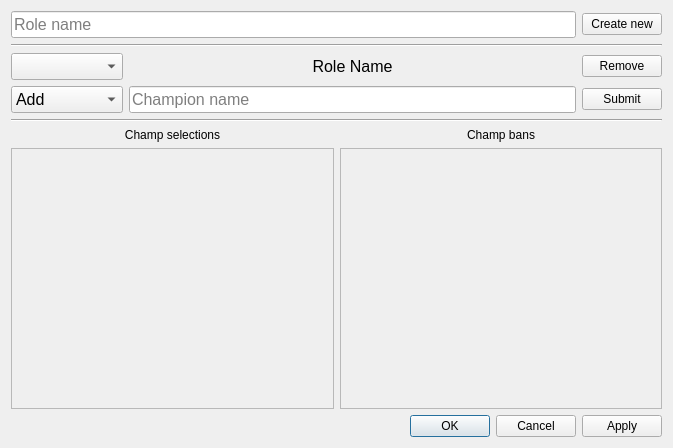
<?xml version="1.0" encoding="UTF-8"?>
<ui version="4.0">
 <class>Settings</class>
 <widget class="QDialog" name="Settings">
  <property name="geometry">
   <rect>
    <x>0</x>
    <y>0</y>
    <width>673</width>
    <height>448</height>
   </rect>
  </property>
  <property name="windowTitle">
   <string>Dialog</string>
  </property>
  <layout class="QVBoxLayout" name="verticalLayout_5">
   <item>
    <widget class="QStackedWidget" name="stackedWidget">
     <property name="currentIndex">
      <number>0</number>
     </property>
     <widget class="QWidget" name="page_3">
      <layout class="QVBoxLayout" name="verticalLayout_3">
       <property name="leftMargin">
        <number>0</number>
       </property>
       <property name="topMargin">
        <number>0</number>
       </property>
       <property name="rightMargin">
        <number>0</number>
       </property>
       <property name="bottomMargin">
        <number>0</number>
       </property>
       <item>
        <layout class="QVBoxLayout" name="verticalLayout_2">
         <item>
          <layout class="QHBoxLayout" name="horizontalLayout_2" stretch="4,0">
           <item>
            <widget class="QLineEdit" name="profileName">
             <property name="font">
              <font>
               <family>Arial</family>
               <pointsize>12</pointsize>
              </font>
             </property>
             <property name="placeholderText">
              <string>Role name</string>
             </property>
            </widget>
           </item>
           <item>
            <widget class="QPushButton" name="newProfile">
             <property name="text">
              <string>Create new</string>
             </property>
            </widget>
           </item>
          </layout>
         </item>
         <item>
          <widget class="Line" name="line">
           <property name="orientation">
            <enum>Qt::Horizontal</enum>
           </property>
          </widget>
         </item>
         <item>
          <widget class="QWidget" name="removeWidget" native="true">
           <layout class="QVBoxLayout" name="verticalLayout">
            <property name="leftMargin">
             <number>0</number>
            </property>
            <property name="topMargin">
             <number>0</number>
            </property>
            <property name="rightMargin">
             <number>0</number>
            </property>
            <property name="bottomMargin">
             <number>0</number>
            </property>
            <item>
             <layout class="QHBoxLayout" name="removeLayout" stretch="1,4,0">
              <item>
               <widget class="QComboBox" name="profileBox">
                <property name="maximumSize">
                 <size>
                  <width>250</width>
                  <height>16777215</height>
                 </size>
                </property>
                <property name="baseSize">
                 <size>
                  <width>0</width>
                  <height>0</height>
                 </size>
                </property>
                <property name="font">
                 <font>
                  <family>Arial</family>
                  <pointsize>12</pointsize>
                 </font>
                </property>
                <property name="maxVisibleItems">
                 <number>10</number>
                </property>
                <property name="sizeAdjustPolicy">
                 <enum>QComboBox::AdjustToContents</enum>
                </property>
                <property name="placeholderText">
                 <string>Role</string>
                </property>
               </widget>
              </item>
              <item>
               <widget class="QLabel" name="profileLabel">
                <property name="font">
                 <font>
                  <family>Arial</family>
                  <pointsize>12</pointsize>
                 </font>
                </property>
                <property name="styleSheet">
                 <string notr="true">QLabel{
	background-color: rgba(255, 255, 255, 20%);
	border-radius: 3px;;
    border: 1px solid #2ee6e6;
	padding-left: 5px;
};
    </string>
                </property>
                <property name="text">
                 <string>Role Name</string>
                </property>
                <property name="alignment">
                 <set>Qt::AlignCenter</set>
                </property>
                <property name="margin">
                 <number>5</number>
                </property>
               </widget>
              </item>
              <item>
               <widget class="QPushButton" name="removeRole">
                <property name="text">
                 <string>Remove</string>
                </property>
               </widget>
              </item>
             </layout>
            </item>
           </layout>
          </widget>
         </item>
         <item>
          <layout class="QHBoxLayout" name="horizontalLayout" stretch="1,4,0">
           <item>
            <widget class="QComboBox" name="comboBox">
             <property name="font">
              <font>
               <family>Arial</family>
               <pointsize>12</pointsize>
              </font>
             </property>
             <item>
              <property name="text">
               <string>Add</string>
              </property>
             </item>
             <item>
              <property name="text">
               <string>Ban</string>
              </property>
             </item>
            </widget>
           </item>
           <item>
            <widget class="QLineEdit" name="name">
             <property name="font">
              <font>
               <family>Arial</family>
               <pointsize>12</pointsize>
              </font>
             </property>
             <property name="placeholderText">
              <string>Champion name</string>
             </property>
            </widget>
           </item>
           <item>
            <widget class="QPushButton" name="Add">
             <property name="text">
              <string>Submit</string>
             </property>
            </widget>
           </item>
          </layout>
         </item>
         <item>
          <widget class="Line" name="line_2">
           <property name="orientation">
            <enum>Qt::Horizontal</enum>
           </property>
          </widget>
         </item>
         <item>
          <layout class="QHBoxLayout" name="horizontalLayout_6">
           <item>
            <widget class="QLabel" name="label_2">
             <property name="text">
              <string>Champ selections</string>
             </property>
             <property name="alignment">
              <set>Qt::AlignCenter</set>
             </property>
            </widget>
           </item>
           <item>
            <widget class="QLabel" name="label_3">
             <property name="text">
              <string>Champ bans</string>
             </property>
             <property name="alignment">
              <set>Qt::AlignCenter</set>
             </property>
            </widget>
           </item>
          </layout>
         </item>
         <item>
          <layout class="QHBoxLayout" name="horizontalLayout_4">
           <item>
            <widget class="QScrollArea" name="scrollArea">
             <property name="widgetResizable">
              <bool>true</bool>
             </property>
             <widget class="QWidget" name="scrollAreaWidgetContents">
              <property name="geometry">
               <rect>
                <x>0</x>
                <y>0</y>
                <width>321</width>
                <height>247</height>
               </rect>
              </property>
              <layout class="QVBoxLayout" name="verticalLayout_4">
               <item>
                <layout class="QVBoxLayout" name="champList"/>
               </item>
               <item>
                <spacer name="verticalSpacer">
                 <property name="orientation">
                  <enum>Qt::Vertical</enum>
                 </property>
                 <property name="sizeHint" stdset="0">
                  <size>
                   <width>20</width>
                   <height>47</height>
                  </size>
                 </property>
                </spacer>
               </item>
              </layout>
             </widget>
            </widget>
           </item>
           <item>
            <widget class="QScrollArea" name="scrollArea_2">
             <property name="widgetResizable">
              <bool>true</bool>
             </property>
             <widget class="QWidget" name="scrollAreaWidgetContents_5">
              <property name="geometry">
               <rect>
                <x>0</x>
                <y>0</y>
                <width>320</width>
                <height>247</height>
               </rect>
              </property>
              <layout class="QVBoxLayout" name="verticalLayout_10">
               <item>
                <layout class="QVBoxLayout" name="banChampList"/>
               </item>
               <item>
                <spacer name="verticalSpacer_5">
                 <property name="orientation">
                  <enum>Qt::Vertical</enum>
                 </property>
                 <property name="sizeHint" stdset="0">
                  <size>
                   <width>20</width>
                   <height>47</height>
                  </size>
                 </property>
                </spacer>
               </item>
              </layout>
             </widget>
            </widget>
           </item>
          </layout>
         </item>
        </layout>
       </item>
      </layout>
     </widget>
     <widget class="QWidget" name="page_4"/>
    </widget>
   </item>
   <item>
    <widget class="QDialogButtonBox" name="buttonBox">
     <property name="standardButtons">
      <set>QDialogButtonBox::Apply|QDialogButtonBox::Cancel|QDialogButtonBox::Ok</set>
     </property>
    </widget>
   </item>
  </layout>
 </widget>
 <resources/>
 <connections/>
</ui>
